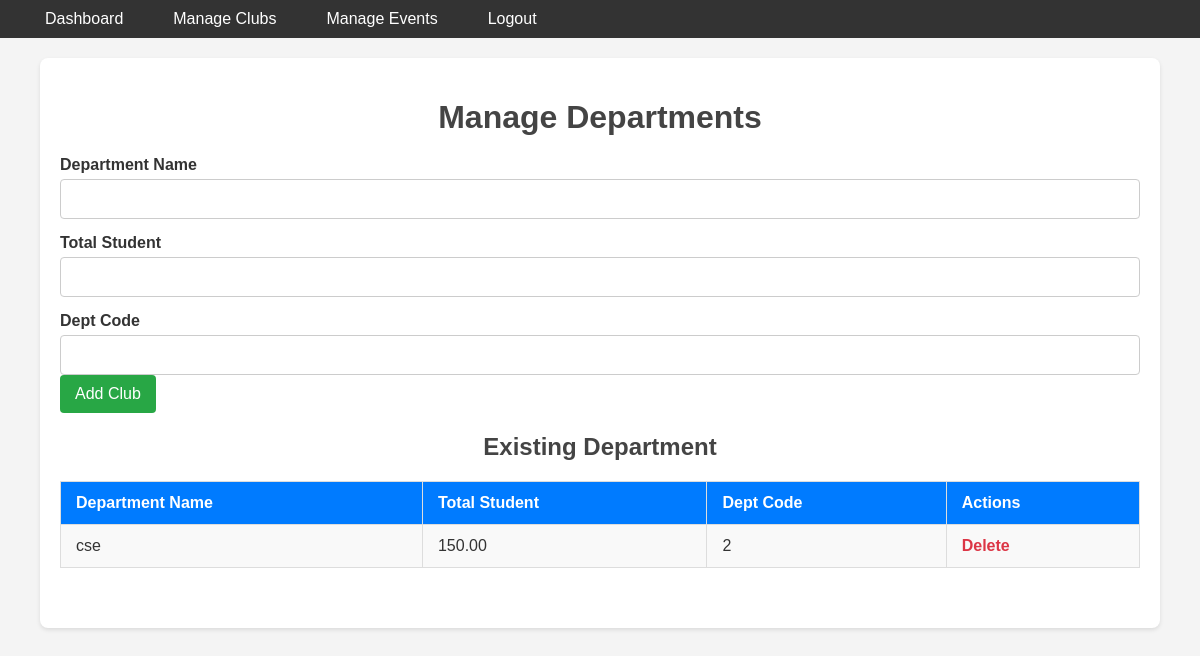
The app's page /admin/add_dept.php (signed in) with its own data.
### tables this page shows
CREATE TABLE `departments` (
  `dept_id` int(11) NOT NULL,
  `name` varchar(100) NOT NULL,
  `total_student` decimal(10,2) DEFAULT NULL
);

### admin/add_dept.php (the view, shortened to what this page needs)
<?php
include('../includes/header_admin.php');
include('../includes/dbconnect.php');
$depts = [];
$result = $conn->query("SELECT * FROM departments");
if ($result->num_rows > 0) {
    while ($row = $result->fetch_assoc()) {
        $depts[] = $row;
    }
}
?>
<!DOCTYPE html>
<html lang="en">
<head>
    <link rel="stylesheet" href="../assets/css/add_club.css">
</head>
<body>
    <div class="container">
        <h1>Manage Departments</h1>
        <form action="" method="POST">
            <div class="form-group">
                <label for="club_name">Department Name</label>
                <input type="text" id="dept_name" name="dept_name" required>
            </div>
            <div class="form-group">
                <label for="total_member">Total Student</label>
                <input type="number" id="total_member" name="total_member" min="1" required>
            </div>
            <div class="form-group">
                <label for="dept_code">Dept Code</label>
                <input type="text" id="dept_code" name="dept_code" required>
            <button type="submit" class="btn">Add Club</button>
        </form>
        <h2>Existing Department</h2>
        <table>
            <thead>
                <tr>
                    <th>Department Name</th>
                    <th>Total Student</th>
                    <th>Dept Code</th>
                    <th>Actions</th>
                </tr>
            </thead>
            <tbody>
                <?php if (!empty($depts)): ?>
                    <?php foreach ($depts as $club): ?>
                        <tr>
                            <td><?php echo htmlspecialchars($club['name']); ?></td>
                            <td><?php echo $club['total_student']; ?></td>
                            <td><?php echo $club['dept_id']; ?></td>
                            <td>
                                <a href="delete_dept.php?id=<?php echo $club['dept_id']; ?>" class="delete-btn">Delete</a>
                            </td>
                        </tr>
                    <?php endforeach; ?>
                <?php else: ?>
                    <tr>
                        <td colspan="5">No departments found.</td>
                    </tr>
                <?php endif; ?>
            </tbody>
        </table>
    </div>
</body>
</html>

### assets/css/style.css (style rules this page uses)
body, ul, li, a { margin: 0; padding: 0; list-style: none; text-decoration: none; }

### assets/css/add_club.css (style rules this page uses)
body { font-family: Arial, sans-serif; margin: 0; padding: 0; background-color: #f4f4f4; color: #333; }
.container { width: 90%; max-width: 1200px; margin: 20px auto; background: #fff; padding: 20px; border-radius: 8px; box-shadow: 0 2px 4px rgba(0, 0, 0, 0.1); }
h1, h2 { color: #444; margin-bottom: 20px; text-align: center; }
form { margin-bottom: 40px; }
.form-group { margin-bottom: 15px; }
label { display: block; font-weight: bold; margin-bottom: 5px; }
input[type="text"], input[type="number"] { width: 100%; padding: 10px; font-size: 16px; border: 1px solid #ccc; border-radius: 4px; box-sizing: border-box; }
button[type="submit"] { background-color: #28a745; color: #fff; padding: 10px 15px; font-size: 16px; border: none; border-radius: 4px; cursor: pointer; }
table { width: 100%; border-collapse: collapse; margin-top: 20px; }
thead tr { background-color: #007bff; color: #fff; }
th, td { text-align: left; padding: 12px 15px; border: 1px solid #ddd; }
tbody tr:nth-child(odd) { background-color: #f9f9f9; }
.delete-btn { color: #dc3545; text-decoration: none; font-weight: bold; }

### records on screen
departments: name "cse", total_student "150.00", dept_id "2"

### other values on screen
$name "Dashboard"
$name "Manage Clubs"
$name "Manage Events"
$name "Logout"
